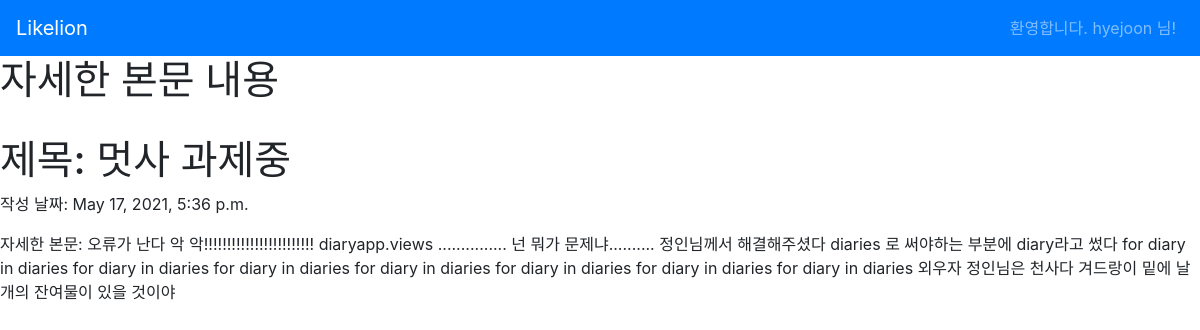
Page /diary/2 (signed in) on the committed database.
### diaryapp/models.py (models this page shows, shortened)
class Diary(models.Model):
    title = models.CharField(max_length=200)
    pub_date = models.DateTimeField('data published')
    body = models.TextField()

### diaryapp/views.py (the view)
# urls.py: path('diary/<int:diary_id>', diaryapp.views.detail, name="detail"),
def detail(request, diary_id):
    diary_detail = get_object_or_404(Diary, pk = diary_id)
    return render(request, 'detail.html', {'diary' : diary_detail})

### diaryapp/templates/detail.html (shortened to what this page needs)
{% extends 'base.html' %}
{% block content %}
<h1>자세한 본문 내용</h1>
<h1>제목: {{diary.title}}</h1>
<p>작성 날짜: {{diary.pub_date}}</p>
<p>자세한 본문: {{diary.body}}</p>
{% endblock %}

### diaryapp/templates/base.html (shortened to what this page needs)
{% load bootstrap4 %}
{% bootstrap_css %}
<nav class="navbar navbar-expand-lg navbar-dark bg-primary">
<a class="navbar-brand" href="{% url 'home' %}">Likelion</a>
<div class="collapse navbar-collapse" id="navbarNav">
<ul class="navbar-nav ml-auto">
<li class="nav-item">
<a class="nav-item navlink" href="{% url 'home' %}">Home</span></a>
</li>
{% if user.is_authenticated %}
<li class="nav-item dropdown">
<a class="nav-link dropdowntoggle" id="navbarDropdown" role="button" data-toggle="dropdown"
aria-haspopup="true" ariaexpanded="false">환영합니다. {{ user.username }} 님!</a>
</li>
{% endif %}
</ul>
</div></nav>
{% block content %}
{% endblock %}

### rows in the picture
Diary: title "멋사 과제중", pub_date "May 17, 2021, 5:36 p.m.", body "오류가 난다 악 악!!!!!!!!!!!!!!!!!!!!!!!! diaryapp.views ............... 넌 뭐가 문제냐.......... 정인님께서 해결해주셨다 diaries 로 써야하는 부분에 diary라고 썼다 for diary in diaries for diary in diaries for diary in diaries for diary in diaries for diary in diaries for diary in diaries for diary in diaries 외우자 정인님은 천사다 겨드랑이 밑에 날개의 잔여물이 있을 것이야"

### other values in the picture
{{ user.username }} "hyejoon"
